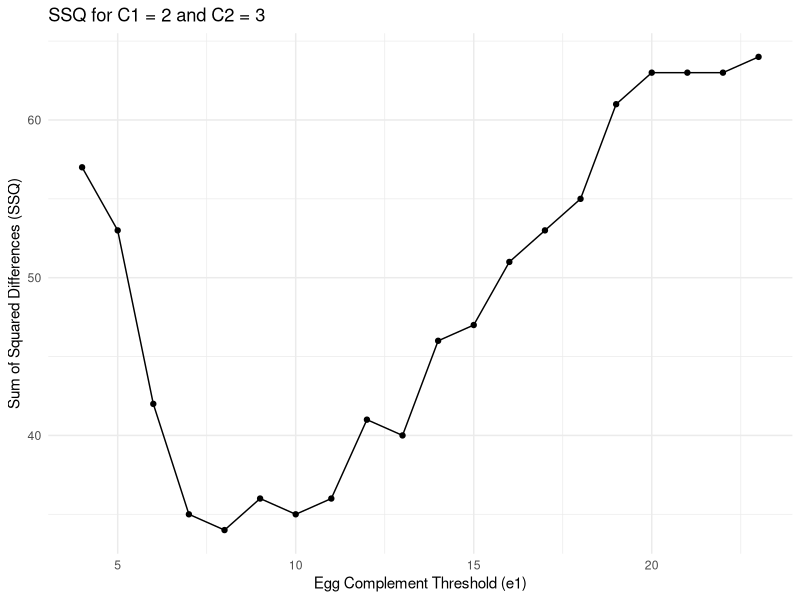

Generate this figure with R:
# Creating the N_E_Cframe
N_E_C<- data.frame(
  Egg_complement = c(4,5,6,7,8,9,10,11,12,13,14,15,16,17,18,19,20,21,22,23), 
  Number_1 = c(0,0,1,1,0,0,0,0,0,1,0,0,0,0,0,0,0,0,0,0),
  Number_2 = c(2,5,11,5,2,1,4,3,1,2,0,3,2,2,0,0,0,1,0,0),
  Number_3 = c(1,1,3,1,1,0,3,4,6,4,3,4,6,4,2,6,2,1,0,1),
  Number_4 = c(0,0,0,0,0,1,0,0,0,0,1,0,0,0,0,0,0,0,0,0)
)
library(dplyr)

# Assuming N_E_C is your data frame with the first column for Egg Complement (E)
# and the next four columns for clutch sizes C1 to C4 counts.
#cf: Clutch factor, theoretical clutch size for comparison.
# this quantifies how well different fixed clutch sizes (1, 2, 3, and 4) match the observed data, with lower SSQ 
SSQ <- function(cf) {
  sum2 <- 0
  for(i in 1:nrow(N_E_C)) {
    sum1 <- 0
    for(j in 1:4) {
      eq <- ((j - cf)^2) * (N_E_C[i, j + 1]) # Adjust column index for clutch sizes
      sum1 <- sum1 + eq
    }
    sum2 <- sum2 + sum1
  }
  return(sum2)
}

# Calculate SSQ for each clutch factor
ssq1 <- SSQ(1)
ssq2 <- SSQ(2)
ssq3 <- SSQ(3)
ssq4 <- SSQ(4)

# Data frame to hold the SSQ values and their comparison
ssqDF <- data.frame(
  cf = c(1, 2, 3, 4),
  ssq = c(ssq1, ssq2, ssq3, ssq4)
) %>%
  mutate(compare = ssq / sum(N_E_C[, 2:ncol(N_E_C)])) # Adjust to sum all clutch sizes

# Display the results
print(ssqDF)
# Assuming N_E_C is your data frame with columns: EggComplement, and four more columns for clutch sizes 1 to 4

#6.2

# Assuming N_E_C is structured with EggComplement as the first column and counts for clutch sizes 1 to 4 in the subsequent columns.

# Initialize a large value for comparison
min_ssq <- 10^6
optimal_params <- list(C1=NULL, C2=NULL, e1=NULL)

# Function to calculate weighted SSQ based on clutch size switch
#the sum of squared differences between observed clutch sizes and a theoretical model 
#threshold e1,You set a threshold e1 to 5, meaning you'll switch from using C1 to C2 when the egg complement exceeds 5.
calculate_ssq_switch <- function(C1, C2, e1, N_E_C) {
  ssq <- 0
  for (i in 1:nrow(N_E_C)) {
    E <- N_E_C$Egg_complement[i]
    for (C in 1:4) {
      actual_clutch_size <- ifelse(E <= e1, C1, C2)
      count <- N_E_C[i, C+1]  # Adjusted for the layout of N_E_C, corrected from 'data' to 'N_E_C'
      ssq <- ssq + ((C - actual_clutch_size)^2) * count
    }
  }
  return(ssq)
}

# Search over all combinations of C1, C2 (where C2 > C1), and e1
for (C1 in 1:3) {
  for (C2 in (C1+1):4) {
    for (e1 in unique(N_E_C$Egg_complement)) {
      current_ssq <- calculate_ssq_switch(C1, C2, e1, N_E_C)
      if (current_ssq < min_ssq) {
        min_ssq <- current_ssq
        optimal_params$C1 <- C1
        optimal_params$C2 <- C2
        optimal_params$e1 <- e1
      }
    }
  }
}

# Display the optimal parameters and their corresponding SSQ
print(optimal_params)
print(min_ssq)
library(ggplot2)

# Example: Plot SSQ for varying e1, with fixed C1 and C2.
C1_fixed <- 2  # Example fixed values
C2_fixed <- 3  # Example fixed values

ssq_values <- numeric(length = length(unique(N_E_C$Egg_complement)))
e1_values <- unique(N_E_C$Egg_complement)

for (e1 in e1_values) {
  ssq_values[which(e1_values == e1)] <- calculate_ssq_switch(C1_fixed, C2_fixed, e1, N_E_C)
}

# Create a data frame for plotting
plot_data <- data.frame(e1 = e1_values, SSQ = ssq_values)

# Plot
ggplot(plot_data, aes(x = e1, y = SSQ)) +
  geom_line() +
  geom_point() +
  theme_minimal() +
  labs(title = paste("SSQ for C1 =", C1_fixed, "and C2 =", C2_fixed),
       x = "Egg Complement Threshold (e1)",
       y = "Sum of Squared Differences (SSQ)")

